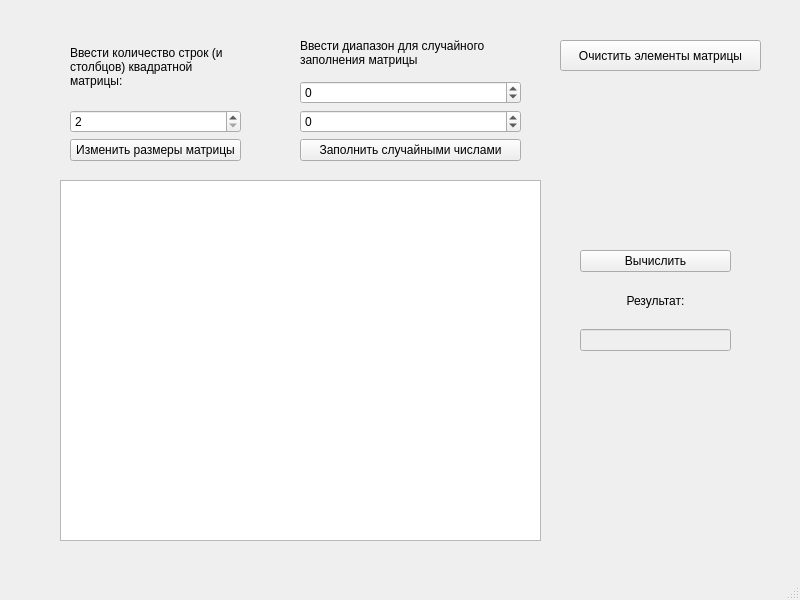
<?xml version="1.0" encoding="UTF-8"?>
<ui version="4.0">
 <class>MainWindow</class>
 <widget class="QMainWindow" name="MainWindow">
  <property name="geometry">
   <rect>
    <x>0</x>
    <y>0</y>
    <width>800</width>
    <height>600</height>
   </rect>
  </property>
  <property name="windowTitle">
   <string>MainWindow</string>
  </property>
  <widget class="QWidget" name="centralwidget">
   <widget class="QTableView" name="matrixTable">
    <property name="geometry">
     <rect>
      <x>60</x>
      <y>180</y>
      <width>481</width>
      <height>361</height>
     </rect>
    </property>
    <property name="font">
     <font>
      <pointsize>14</pointsize>
      <bold>true</bold>
     </font>
    </property>
   </widget>
   <widget class="QPushButton" name="clearMatrix">
    <property name="geometry">
     <rect>
      <x>560</x>
      <y>40</y>
      <width>201</width>
      <height>31</height>
     </rect>
    </property>
    <property name="text">
     <string>Очистить элементы матрицы</string>
    </property>
   </widget>
   <widget class="QWidget" name="">
    <property name="geometry">
     <rect>
      <x>70</x>
      <y>30</y>
      <width>171</width>
      <height>131</height>
     </rect>
    </property>
    <layout class="QVBoxLayout" name="verticalLayout">
     <item>
      <widget class="QLabel" name="label">
       <property name="text">
        <string>Ввести количество строк (и столбцов) квадратной матрицы:</string>
       </property>
       <property name="wordWrap">
        <bool>true</bool>
       </property>
      </widget>
     </item>
     <item>
      <widget class="QSpinBox" name="matrixSize">
       <property name="minimum">
        <number>2</number>
       </property>
      </widget>
     </item>
     <item>
      <widget class="QPushButton" name="resizeMatrix">
       <property name="text">
        <string>Изменить размеры матрицы</string>
       </property>
      </widget>
     </item>
    </layout>
   </widget>
   <widget class="QWidget" name="">
    <property name="geometry">
     <rect>
      <x>300</x>
      <y>30</y>
      <width>221</width>
      <height>131</height>
     </rect>
    </property>
    <layout class="QVBoxLayout" name="verticalLayout_2">
     <item>
      <widget class="QLabel" name="label_2">
       <property name="text">
        <string>Ввести диапазон для случайного заполнения матрицы</string>
       </property>
       <property name="wordWrap">
        <bool>true</bool>
       </property>
      </widget>
     </item>
     <item>
      <widget class="QSpinBox" name="spinBox">
       <property name="minimum">
        <number>-1000</number>
       </property>
       <property name="maximum">
        <number>1000</number>
       </property>
      </widget>
     </item>
     <item>
      <widget class="QSpinBox" name="spinBox_2">
       <property name="minimum">
        <number>-1000</number>
       </property>
       <property name="maximum">
        <number>1000</number>
       </property>
      </widget>
     </item>
     <item>
      <widget class="QPushButton" name="randomFill">
       <property name="text">
        <string>Заполнить случайными числами</string>
       </property>
      </widget>
     </item>
    </layout>
   </widget>
   <widget class="QWidget" name="">
    <property name="geometry">
     <rect>
      <x>580</x>
      <y>250</y>
      <width>151</width>
      <height>101</height>
     </rect>
    </property>
    <layout class="QVBoxLayout" name="verticalLayout_3">
     <item>
      <widget class="QPushButton" name="calculate">
       <property name="text">
        <string>Вычислить</string>
       </property>
      </widget>
     </item>
     <item>
      <widget class="QLabel" name="label_3">
       <property name="text">
        <string>Результат:</string>
       </property>
       <property name="alignment">
        <set>Qt::AlignmentFlag::AlignCenter</set>
       </property>
      </widget>
     </item>
     <item>
      <widget class="QLineEdit" name="result">
       <property name="enabled">
        <bool>false</bool>
       </property>
      </widget>
     </item>
    </layout>
   </widget>
  </widget>
  <widget class="QMenuBar" name="menubar">
   <property name="geometry">
    <rect>
     <x>0</x>
     <y>0</y>
     <width>800</width>
     <height>17</height>
    </rect>
   </property>
  </widget>
  <widget class="QStatusBar" name="statusbar"/>
 </widget>
 <resources/>
 <connections/>
</ui>
